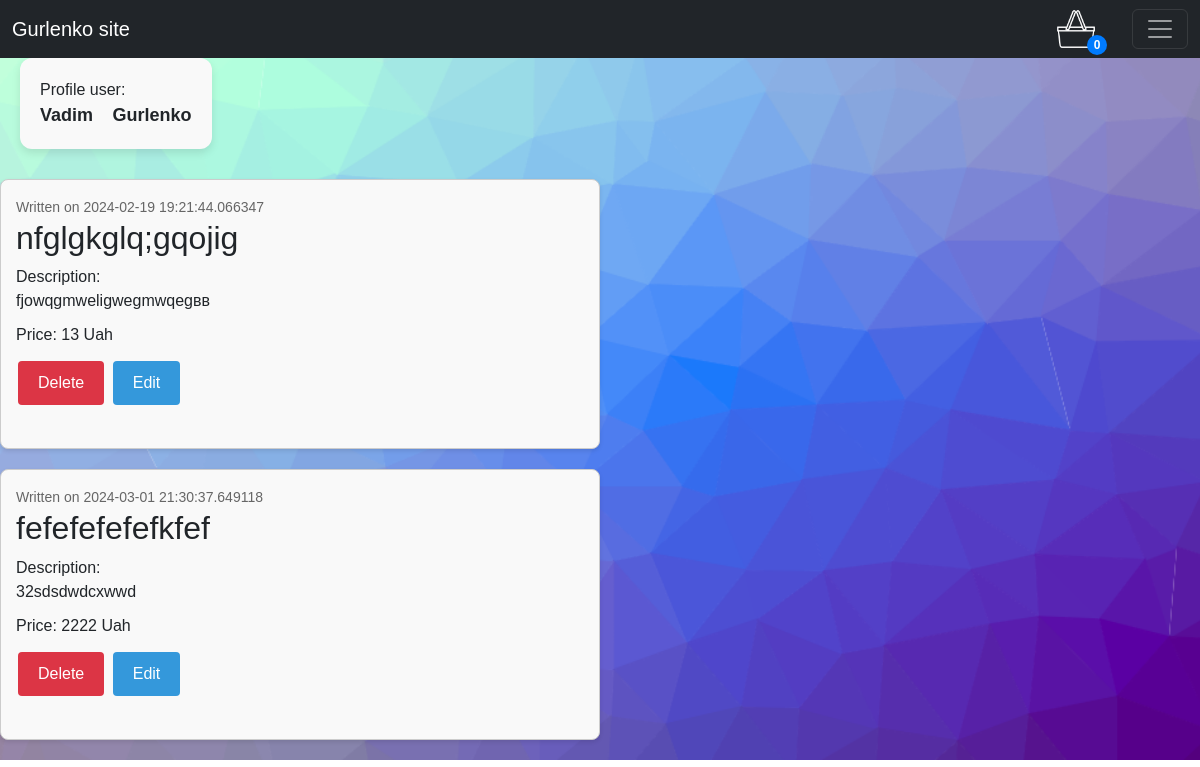
/profile/admin (signed in), run on the app's committed database.
### main.py (models this page shows, shortened)
class User(db.Model):
    __tablename__ = 'users'
    id = db.Column(db.Integer, primary_key=True)
    username = db.Column(db.String(100), nullable=False, unique=True)
    password = db.Column(db.String(100), nullable=False)
    firstname = db.Column(db.String(100), nullable=False)
    lastname = db.Column(db.String(100), nullable=False)
    email = db.Column(db.String(100), nullable=False)

class Notice(db.Model):
    __tablename__ = 'notices'
    id = db.Column(db.Integer, primary_key=True)
    title = db.Column(db.String(100), nullable=False, unique=True)
    description = db.Column(db.Text, nullable=False)
    price = db.Column(db.Integer, nullable=False)
    userid = db.Column(db.Integer, db.ForeignKey('users.id'), nullable=False)
    user = db.relationship('User', backref='notices')
    date_posted = db.Column(db.DateTime, nullable=False, default=datetime.utcnow)

### main.py (the view)
@app.route('/profile/<string:username>', methods=['GET', 'POST'])
def profile(username):
    if 'userLogged' not in session:
        return redirect('/login')
    elif session['userLogged'] != username:
        abort(401)
    user = User.query.filter_by(username=username).first()
    notices = Notice.query.filter_by(userid=user.id).all()
    return render_template('profile.html', user=user, notices=notices)

### templates/profile.html (shortened to what this page needs)
{% extends 'base.html' %}
{% block body %}
<p class="profile-user">
    Profile user: <br>
    <span class="firstname">{{ user.firstname }}</span>
    <span class="lastname">{{ user.lastname }}</span>
</p>
    {% for notice in notices %}
      <div class="notice-item">
        <small>Written on {{ notice.date_posted }}</small>
        <h2>{{ notice.title }}</h2>
        <p style="white-space: pre-wrap">Description:<br>{{ notice.description }}</p>
        <p style="white-space: pre-wrap">Price: {{ notice.price }} Uah</p>
        <a href="/delete/{{ notice.id }}" class="delete-button-red">Delete</a>
        <a href="/edit/{{ notice.id }}" class="edit-button-blue">Edit</a><br><br>
      </div>
    {% endfor %}
{% endblock %}

### static/css/style.css (style rules this page uses)
body { font-family: 'Arial', sans-serif; background-image: url('/static/cool-background.png'); margin: 0; background-size: cover; background-repeat: no-repeat; }
a { color: #007bff; text-decoration: none; }
.notice-item { border: 1px solid #ccc; border-radius: 8px; padding: 15px; margin-bottom: 20px; background-color: #f9f9f9; box-shadow: 0 2px 4px rgba(0, 0, 0, 0.1); max-width: 600px; }
.notice-item h2 { margin-top: 0; }
.notice-item small { color: #666; }
.notice-item p { margin-bottom: 10px; }
.notice-item a { text-decoration: none; color: #007bff; }
.profile-user { background-color: #f9f9f9; padding: 20px; border-radius: 12px; box-shadow: 0 4px 8px rgba(0, 0, 0, 0.1); width: fit-content; margin-left: 20px; margin-bottom: 30px; }
.profile-user .firstname, .profile-user .lastname { font-weight: bold; font-size: 18px; }
.profile-user .lastname { margin-left: 15px; font-size: 18px; }
.edit-button-blue { background-color: #3498db; color: white !important; border: none; padding: 10px 20px; text-align: center; text-decoration: none; display: inline-block; font-size: 16px; margin: 4px 2px; cursor: pointer; border-radius: 4px; }
.delete-button-red { background-color: #dc3545; color: white !important; border: none; padding: 10px 20px; text-align: center; text-decoration: none; display: inline-block; font-size: 16px; margin: 4px 2px; cursor: pointer; border-radius: 4px; }

### data on the page
User: firstname "Vadim", lastname "Gurlenko"
Notice: date_posted "2024-02-19 19:21:44.066347", title "nfglgkglq;gqojig", description "fjowqgmweligwegmwqegвв", price "13"
Notice: date_posted "2024-03-01 21:30:37.649118", title "fefefefefefkfef", description "32sdsdwdcxwwd", price "2222"

### other printed values
{{ session['busket'] | length }} "0"
